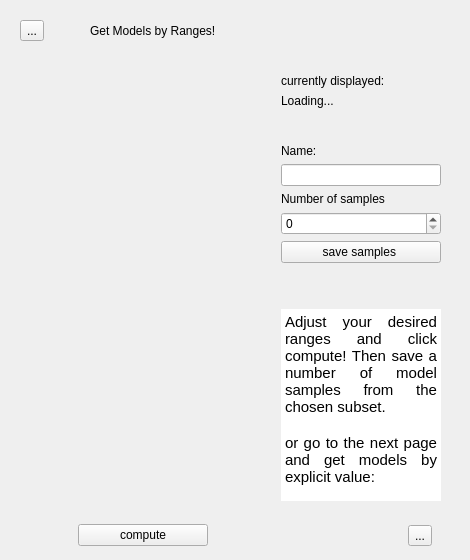
      <widget class="QWidget" name="get_model">
       <layout class="QVBoxLayout" name="verticalLayout_21">
        <item>
         <widget class="QWidget" name="gm_header" native="true">
          <layout class="QHBoxLayout" name="horizontalLayout_14">
           <item>
            <widget class="QToolButton" name="gm_back_to_main">
             <property name="maximumSize">
              <size>
               <width>16777215</width>
               <height>25</height>
              </size>
             </property>
             <property name="text">
              <string>...</string>
             </property>
             <property name="icon">
              <iconset resource="resources.qrc">
               <normaloff>:/icons/pictograms/home.png</normaloff>:/icons/pictograms/home.png</iconset>
             </property>
             <property name="iconSize">
              <size>
               <width>24</width>
               <height>16</height>
              </size>
             </property>
             <property name="arrowType">
              <enum>Qt::NoArrow</enum>
             </property>
            </widget>
           </item>
           <item>
            <spacer name="horizontalSpacer_8">
             <property name="orientation">
              <enum>Qt::Horizontal</enum>
             </property>
             <property name="sizeType">
              <enum>QSizePolicy::Maximum</enum>
             </property>
             <property name="sizeHint" stdset="0">
              <size>
               <width>40</width>
               <height>20</height>
              </size>
             </property>
            </spacer>
           </item>
           <item>
            <widget class="QLabel" name="gm_title">
             <property name="text">
              <string>Get Models by Ranges!</string>
             </property>
             <property name="role" stdset="0">
              <string>title</string>
             </property>
            </widget>
           </item>
           <item>
            <spacer name="horizontalSpacer_9">
             <property name="orientation">
              <enum>Qt::Horizontal</enum>
             </property>
             <property name="sizeHint" stdset="0">
              <size>
               <width>40</width>
               <height>20</height>
              </size>
             </property>
            </spacer>
           </item>
          </layout>
         </widget>
        </item>
        <item>
         <widget class="QWidget" name="gm_content" native="true">
          <layout class="QHBoxLayout" name="horizontalLayout_13" stretch="2,0">
           <property name="bottomMargin">
            <number>1</number>
           </property>
           <item>
            <widget class="QWidget" name="gm_left_box" native="true">
             <layout class="QVBoxLayout" name="verticalLayout_20">
              <property name="bottomMargin">
               <number>1</number>
              </property>
              <item>
               <widget class="QScrollArea" name="scrollArea">
                <property name="frameShape">
                 <enum>QFrame::NoFrame</enum>
                </property>
                <property name="widgetResizable">
                 <bool>true</bool>
                </property>
                <widget class="QWidget" name="gm_placeholder">
                 <property name="geometry">
                  <rect>
                   <x>0</x>
                   <y>0</y>
                   <width>962</width>
                   <height>681</height>
                  </rect>
                 </property>
                 <layout class="QGridLayout" name="gridLayout_6">
                  <item row="0" column="1">
                   <widget class="QWidget" name="gm_placeholder_widget" native="true"/>
                  </item>
                 </layout>
                </widget>
               </widget>
              </item>
              <item>
               <widget class="QWidget" name="gm_compute_btn_box" native="true">
                <layout class="QHBoxLayout" name="horizontalLayout_16">
                 <property name="bottomMargin">
                  <number>1</number>
                 </property>
                 <item>
                  <spacer name="horizontalSpacer_12">
                   <property name="orientation">
                    <enum>Qt::Horizontal</enum>
                   </property>
                   <property name="sizeHint" stdset="0">
                    <size>
                     <width>40</width>
                     <height>20</height>
                    </size>
                   </property>
                  </spacer>
                 </item>
                 <item>
                  <widget class="QPushButton" name="gm_btn_compute">
                   <property name="minimumSize">
                    <size>
                     <width>130</width>
                     <height>0</height>
                    </size>
                   </property>
                   <property name="text">
                    <string>compute</string>
                   </property>
                  </widget>
                 </item>
                 <item>
                  <spacer name="horizontalSpacer_11">
                   <property name="orientation">
                    <enum>Qt::Horizontal</enum>
                   </property>
                   <property name="sizeHint" stdset="0">
                    <size>
                     <width>40</width>
                     <height>20</height>
                    </size>
                   </property>
                  </spacer>
                 </item>
                </layout>
               </widget>
              </item>
             </layout>
            </widget>
           </item>
           <item>
            <widget class="QWidget" name="gm_right_box" native="true">
             <layout class="QVBoxLayout" name="verticalLayout_18">
              <property name="bottomMargin">
               <number>1</number>
              </property>
              <item>
               <widget class="QLabel" name="label_5">
                <property name="text">
                 <string>currently displayed:</string>
                </property>
               </widget>
              </item>
              <item>
               <widget class="QLabel" name="gm_n_update">
                <property name="text">
                 <string>Loading...</string>
                </property>
               </widget>
              </item>
              <item>
               <spacer name="verticalSpacer_3">
                <property name="orientation">
                 <enum>Qt::Vertical</enum>
                </property>
                <property name="sizeType">
                 <enum>QSizePolicy::Maximum</enum>
                </property>
                <property name="sizeHint" stdset="0">
                 <size>
                  <width>20</width>
                  <height>30</height>
                 </size>
                </property>
               </spacer>
              </item>
              <item>
               <widget class="QLabel" name="label_2">
                <property name="text">
                 <string>Name:</string>
                </property>
               </widget>
              </item>
              <item>
               <widget class="QLineEdit" name="gm_name_input"/>
              </item>
              <item>
               <widget class="QLabel" name="gm_label_1">
                <property name="text">
                 <string>Number of samples</string>
                </property>
               </widget>
              </item>
              <item>
               <widget class="QSpinBox" name="gm_spinBox_1"/>
              </item>
              <item alignment="Qt::AlignHCenter">
               <widget class="QPushButton" name="gm_btn_save">
                <property name="minimumSize">
                 <size>
                  <width>160</width>
                  <height>0</height>
                 </size>
                </property>
                <property name="maximumSize">
                 <size>
                  <width>16777215</width>
                  <height>16777215</height>
                 </size>
                </property>
                <property name="text">
                 <string>save samples </string>
                </property>
               </widget>
              </item>
              <item>
               <spacer name="verticalSpacer">
                <property name="orientation">
                 <enum>Qt::Vertical</enum>
                </property>
                <property name="sizeHint" stdset="0">
                 <size>
                  <width>20</width>
                  <height>40</height>
                 </size>
                </property>
               </spacer>
              </item>
              <item>
               <widget class="QTextBrowser" name="gm_description">
                <property name="sizePolicy">
                 <sizepolicy hsizetype="Minimum" vsizetype="Minimum">
                  <horstretch>0</horstretch>
                  <verstretch>0</verstretch>
                 </sizepolicy>
                </property>
                <property name="minimumSize">
                 <size>
                  <width>0</width>
                  <height>0</height>
                 </size>
                </property>
                <property name="maximumSize">
                 <size>
                  <width>160</width>
                  <height>16777215</height>
                 </size>
                </property>
                <property name="font">
                 <font>
                  <pointsize>16</pointsize>
                 </font>
                </property>
                <property name="frameShape">
                 <enum>QFrame::NoFrame</enum>
                </property>
                <property name="readOnly">
                 <bool>false</bool>
                </property>
                <property name="html">
                 <string>&lt;!DOCTYPE HTML PUBLIC &quot;-//W3C//DTD HTML 4.0//EN&quot; &quot;http://www.w3.org/TR/REC-html40/strict.dtd&quot;&gt;
&lt;html&gt;&lt;head&gt;&lt;meta name=&quot;qrichtext&quot; content=&quot;1&quot; /&gt;&lt;style type=&quot;text/css&quot;&gt;
p, li { white-space: pre-wrap; }
&lt;/style&gt;&lt;/head&gt;&lt;body style=&quot; font-family:'Ubuntu'; font-size:16pt; font-weight:400; font-style:normal;&quot;&gt;
&lt;p align=&quot;justify&quot; style=&quot; margin-top:0px; margin-bottom:0px; margin-left:0px; margin-right:0px; -qt-block-indent:0; text-indent:0px;&quot;&gt;&lt;span style=&quot; font-size:11pt;&quot;&gt;Adjust your desired ranges and click compute! Then save a number of model samples from the chosen subset. &lt;/span&gt;&lt;/p&gt;
&lt;p align=&quot;justify&quot; style=&quot;-qt-paragraph-type:empty; margin-top:0px; margin-bottom:0px; margin-left:0px; margin-right:0px; -qt-block-indent:0; text-indent:0px; font-size:11pt;&quot;&gt;&lt;br /&gt;&lt;/p&gt;
&lt;p align=&quot;justify&quot; style=&quot; margin-top:0px; margin-bottom:0px; margin-left:0px; margin-right:0px; -qt-block-indent:0; text-indent:0px;&quot;&gt;&lt;span style=&quot; font-size:11pt;&quot;&gt;or go to the next page and get models by explicit value:&lt;/span&gt;&lt;/p&gt;&lt;/body&gt;&lt;/html&gt;</string>
                </property>
                <property name="openLinks">
                 <bool>false</bool>
                </property>
               </widget>
              </item>
              <item>
               <widget class="QWidget" name="gm_change_page_box" native="true">
                <layout class="QVBoxLayout" name="verticalLayout_22">
                 <property name="bottomMargin">
                  <number>1</number>
                 </property>
                 <item>
                  <widget class="QWidget" name="gm_switch_btn_box" native="true">
                   <layout class="QHBoxLayout" name="horizontalLayout_15">
                    <property name="rightMargin">
                     <number>0</number>
                    </property>
                    <property name="bottomMargin">
                     <number>0</number>
                    </property>
                    <item>
                     <spacer name="horizontalSpacer_10">
                      <property name="orientation">
                       <enum>Qt::Horizontal</enum>
                      </property>
                      <property name="sizeHint" stdset="0">
                       <size>
                        <width>40</width>
                        <height>20</height>
                       </size>
                      </property>
                     </spacer>
                    </item>
                    <item>
                     <widget class="QToolButton" name="gm_switch_to_d">
                      <property name="text">
                       <string>...</string>
                      </property>
                      <property name="icon">
                       <iconset resource="resources.qrc">
                        <normaloff>:/icons/pictograms/arrow_forward.png</normaloff>:/icons/pictograms/arrow_forward.png</iconset>
                      </property>
                      <property name="iconSize">
                       <size>
                        <width>24</width>
                        <height>16</height>
                       </size>
                      </property>
                      <property name="arrowType">
                       <enum>Qt::NoArrow</enum>
                      </property>
                     </widget>
                    </item>
                   </layout>
                  </widget>
                 </item>
                </layout>
               </widget>
              </item>
             </layout>
            </widget>
           </item>
          </layout>
         </widget>
        </item>
       </layout>
      </widget>
